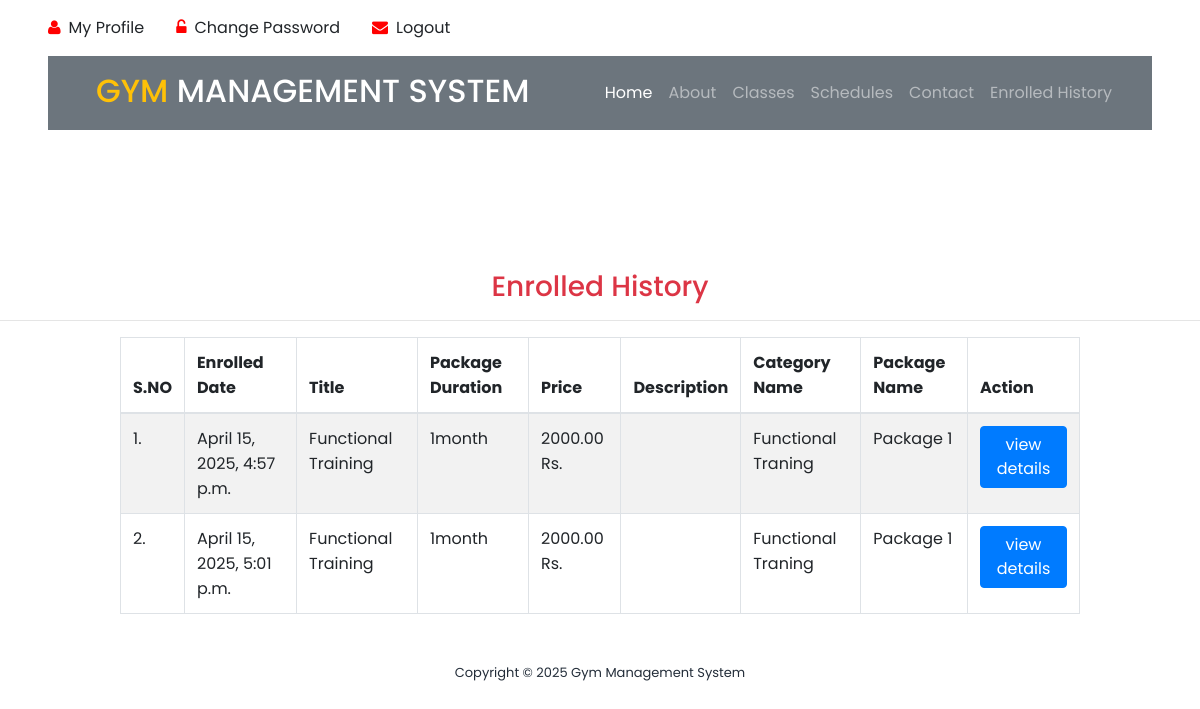
Page /enrolled_history/ (signed in) on the committed database.
### app/models.py (models this page shows, shortened)
class Enroll(models.Model):
    package = models.ForeignKey(Package, on_delete=models.CASCADE, null=True, blank=True)
    register = models.ForeignKey(Signup, on_delete=models.CASCADE, null=True, blank=True)
    enrollnumber = models.CharField(max_length=100, null=True, blank=True)
    status = models.IntegerField(choices=STATUS, default=1)
    creationdate = models.DateTimeField(auto_now_add=True)

class Package(models.Model):
    category = models.ForeignKey(Category, on_delete=models.CASCADE, null=True)
    packagename = models.ForeignKey(Packagetype, on_delete=models.CASCADE, null=True)
    titlename = models.CharField(max_length=200, null=True)
    packageduration = models.CharField(max_length=50, null=True)
    price = models.DecimalField(max_digits=10, decimal_places=2, null=True)
    description = models.TextField(null=True)
    creationdate = models.DateTimeField(auto_now_add=True)

class Category(models.Model):
    categoryname = models.CharField(max_length=200, null=True)
    status = models.CharField(max_length=300, null=True)
    creationdate = models.DateTimeField(auto_now_add=True)

class Packagetype(models.Model):
    category = models.ForeignKey(Category, on_delete=models.CASCADE, null=True)
    packagename = models.CharField(max_length=200, null=True)
    creationdate = models.DateTimeField(auto_now_add=True)
    def __str__(self):
        return self.packagename

### app/views.py (the view)
# urls.py: path('enrolled_history/', enrolled_history, name='enrolled_history'),
@login_required(login_url='/user_login/')
def enrolled_history(request):
    data = Signup.objects.get(user=request.user)
    data = Enroll.objects.filter(register=data)
    return render(request, "enrolled_history.html", locals())

### templates/enrolled_history.html (shortened to what this page needs)
{% load static %}
<html lang="en">
<head>
    <link rel="stylesheet" type="text/css" href="{% static 'assets/css/bootstrap.min.css' %}">
    <link rel="stylesheet" type="text/css" href="{% static 'assets/css/font-awesome.css' %}">
    <link rel="stylesheet" href="{% static 'assets/css/templatemo-training-studio.css' %}">
</head>
<div class="container-fluid py-3 px-lg-5 d-none d-lg-block">
    <div class="row">
        {% if request.user.is_authenticated %}
        <div class="col-md-6 text-center text-lg-left mb-2 mb-lg-0">
            <div class="d-inline-flex align-items-center">
                <a class="text-body pr-3" href="/user_profile/"><i style="color:red" class="fa fa-user mr-2"></i>My Profile</a>
                <a class="text-body px-3" href="/user_change_password/"><i style="color:red" class="fa fa-unlock-alt mr-2"></i>Change Password</a>
                <a class="text-body px-3" href="/user_logout/"><i style="color:red" class="fa fa-envelope mr-2"></i>Logout</a>
            </div>
        </div>
        {% endif %}
    </div>
</div>
<div class="container-fluid position-relative nav-bar p-0">
    <div class="position-relative px-lg-5" style="z-index: 9;">
        <nav class="navbar navbar-expand-lg bg-secondary navbar-dark py-3 py-lg-3 pl-3 pl-lg-5">
            <a href="" >
                <h2 class="text-uppercase text-warning mb-1">Gym <span class="text-white">Management System</span>
                </h2>
            </a>
            <div class="collapse navbar-collapse justify-content-between px-3" id="navbarCollapse">
                <div class="navbar-nav ml-auto py-0">
                    <a href="/" class="nav-item nav-link active">Home</a>
                    <a href="#features" class="nav-item nav-link">About</a>
                    <a href="#our-classes" class="nav-item nav-link">Classes</a>
                    <a href="#schedule" class="nav-item nav-link ">Schedules</a>
                    <a href="#contact-us" class="nav-item nav-link">Contact</a>
                    {% if request.user.is_authenticated %}
                    <a href="/enrolled_history/" class="nav-item nav-link">Enrolled History</a>
                    {% else %}
                    <a href="#admin"><button style="color:red" class="nav-item nav-link">Admin</button></a>
                    {% endif %}
                </div>
            </div>
        </nav>
    </div>
</div>
<body>
<section class="section" id="admin">
    <h3 class="text-center text-danger">Enrolled History</h3>
    <hr/>
    <div class="table-responsive" align="center">
			<table id="example" class="table table-striped table-bordered" style="width:80%">
				<thead>
				<tr>
					<th>S.NO</th>
					<th>Enrolled Date</th>
					<th>Title</th>
					<th>Package Duration</th>
					<th>Price</th>
					<th>Description</th>
					<th>Category Name</th>
					<th>Package Name</th>
					<th>Action</th>
				</tr>
				</thead>
				<tbody>
				{% for i in data %}
				<tr>
					<td>{{forloop.counter}}.</td>
					<td>{{i.creationdate}}</td>
                    <td>{{i.package.titlename}}</td>
                    <td>{{i.package.packageduration}}</td>
                    <td>{{i.package.price}} Rs.</td>
                    <td>{{i.package.description|safe}}</td>
					<td>{{i.package.category.categoryname}}</td>
                    <td>{{i.package.packagename}}</td>
					<td>
						 <a href="{% url 'enrolled_detail' i.id %}">
							 <button type="button" class="btn btn-primary">view details</button>
						 </a>
					</td>
				</tr>
				 {% endfor %}
			</table>
</div>
</section>
<footer>
    <div class="container">
        <div class="row">
            <div class="col-lg-12">
                <p>Copyright &copy;
                    Gym Management System
                </p>
            </div>
        </div>
    </div>
</footer>
</body>
</html>

### static/assets/css/templatemo-training-studio.css (style rules this page uses)
html, body, div, span, applet, object, iframe, h1, h2, h3, h4, h5, h6, p, blockquote, div pre, a, abbr, acronym, address, big, cite, code, del, dfn, em, font, img, ins, kbd, q, s, samp, small, strike, strong, sub, sup, tt, var, b, u, i, center, dl, dt, dd, ol, ul, li, figure, header, nav, section, article, aside, footer, figcaption { margin: 0; padding: 0; border: 0; outline: 0; }
header, nav, section, article, aside, footer, hgroup { display: block; }
* { box-sizing: border-box; }
html, body { font-family: 'Poppins', sans-serif; font-weight: 400; background-color: #fff; font-size: 16px; -ms-text-size-adjust: 100%; -webkit-font-smoothing: antialiased; -moz-osx-font-smoothing: grayscale; }
a { text-decoration: none !important; }
h1, h2, h3, h4, h5, h6 { margin-top: 0px; margin-bottom: 0px; }
p { font-size: 14px; line-height: 25px; color: #7a7a7a; }
html, body { background: #fff; font-family: 'Poppins', sans-serif; }
#admin { margin-top: 140px; }
footer { text-align: center; padding: 30px 0px; }
footer p { color: #232d39; font-size: 13px; }

### rows in the picture
Enroll: creationdate "April 15, 2025, 4:57 p.m.", package.titlename "Functional Training", package.packageduration "1month", package.price "2000.00", package.category.categoryname "Functional Traning", package.packagename "Package 1"
Enroll: creationdate "April 15, 2025, 5:01 p.m.", package.titlename "Functional Training", package.packageduration "1month", package.price "2000.00", package.category.categoryname "Functional Traning", package.packagename "Package 1"
